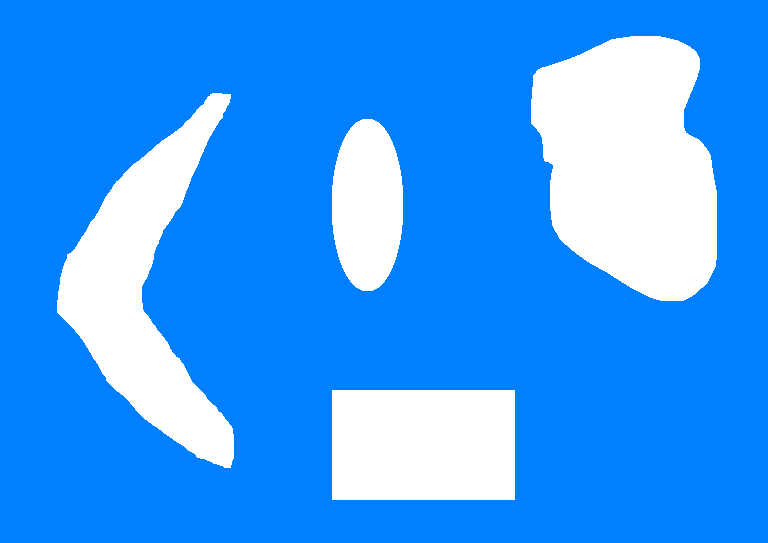
#> input picture Resource/Image/input_boomerang_shapes.png, 768 x 543 px, found by its file name
$ python contour.py   (Python 2 division)   (older library calls are emulated)
#> lines starting #> are read from the running program, lines starting #| are printed output that depends on the picture; after the words box and inside, x2 and y2 are one past the last pixel; in counts of white or black regions, pixels touching at a corner belong together
import numpy as np
import cv2
img = cv2.imread('input_boomerang_shapes.png')
#> img is the input picture: shape (543, 768, 3); mean B, G, R 255, 156.5, 57.3

img = cv2.bilateralFilter(img,9,75,75)
imgray = cv2.cvtColor(img, cv2.COLOR_BGR2GRAY)
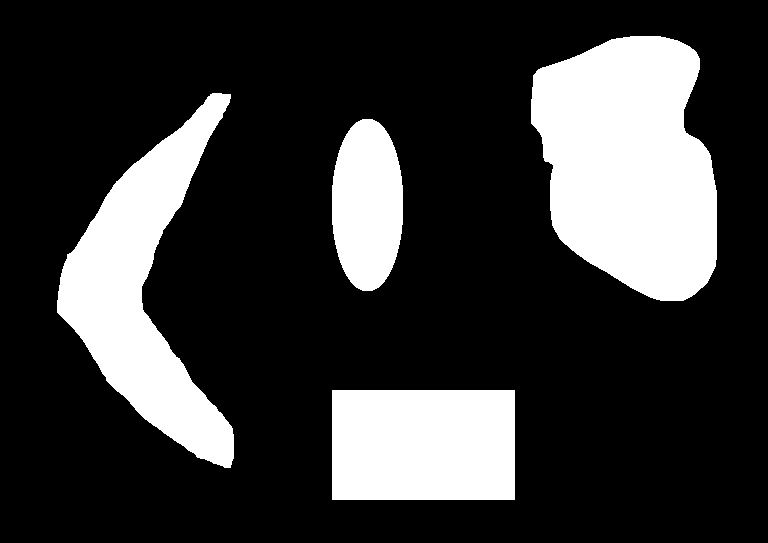
#> imgray: shape (543, 768); values 104 (black) and 255 (white), 22.5% white; 4 white regions, box (x1, y1, x2, y2) and area: (531, 36, 717, 301) 37533, (57, 93, 234, 468) 26267, (332, 390, 515, 500) 20130, (332, 119, 403, 291) 9804

#canny = cv2.Canny(img, 50, 240)
ret, thresh = cv2.threshold(imgray, 127, 255, 0)
#> thresh: shape (543, 768); 22.5% white; 4 white regions
im2, contours, hierarchy = cv2.findContours(thresh, cv2.RETR_TREE,
cv2.CHAIN_APPROX_SIMPLE)
#> contours = 4 contours; box (x1, y1, x2, y2) and area: (531, 36, 717, 301) 37174, (57, 93, 234, 468) 25852, (332, 390, 515, 500) 19838, (332, 119, 403, 291) 9616

cnt = contours[2]
#> cnt = contour of 436 points, box (x1, y1, x2, y2) (57, 93, 234, 468), area 25852
cv2.drawContours(img, cnt, -1, (0,255,255), 10)
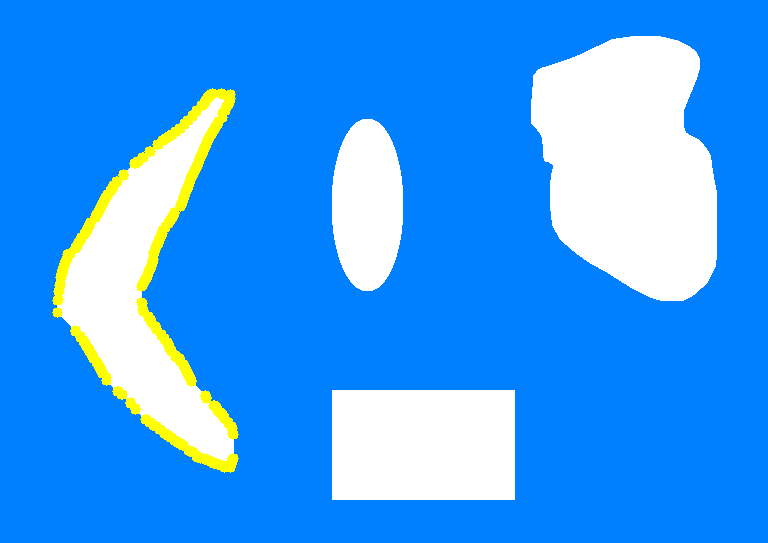
#> img: shape (543, 768, 3); 2.19% of pixels changed, all inside (x1, y1, x2, y2) = (52, 88, 239, 473)

print "number of contour is " + str(len(contours))
#| number of contour is 4
print (hierarchy)
#| [[[ 1 -1 -1 -1]
#|   [ 2  0 -1 -1]
#|   [ 3  1 -1 -1]
#|   [-1  2 -1 -1]]]

cv2.imshow("img",img)
cv2.imshow("canny",thresh)
cv2.waitKey(0)
